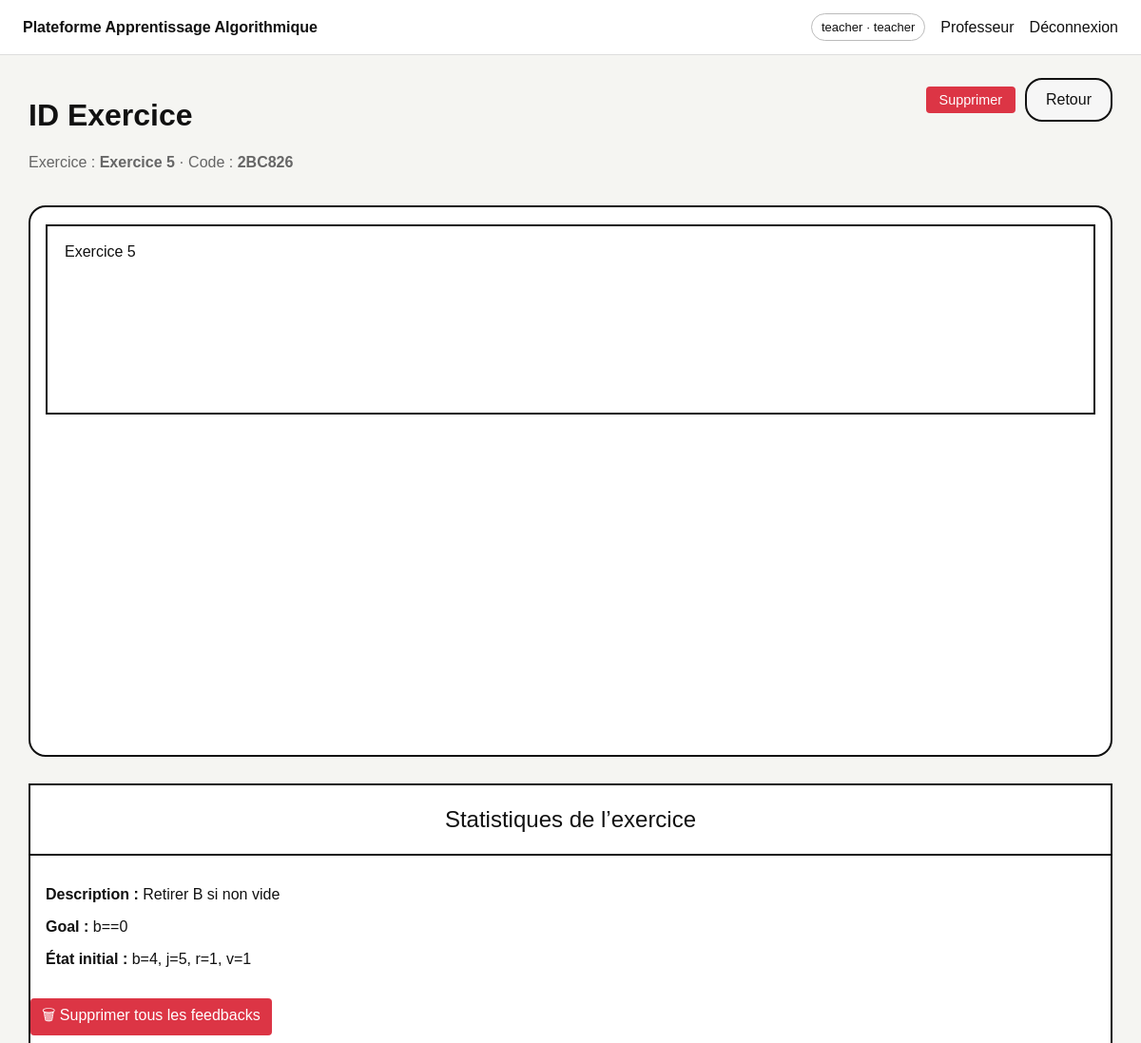
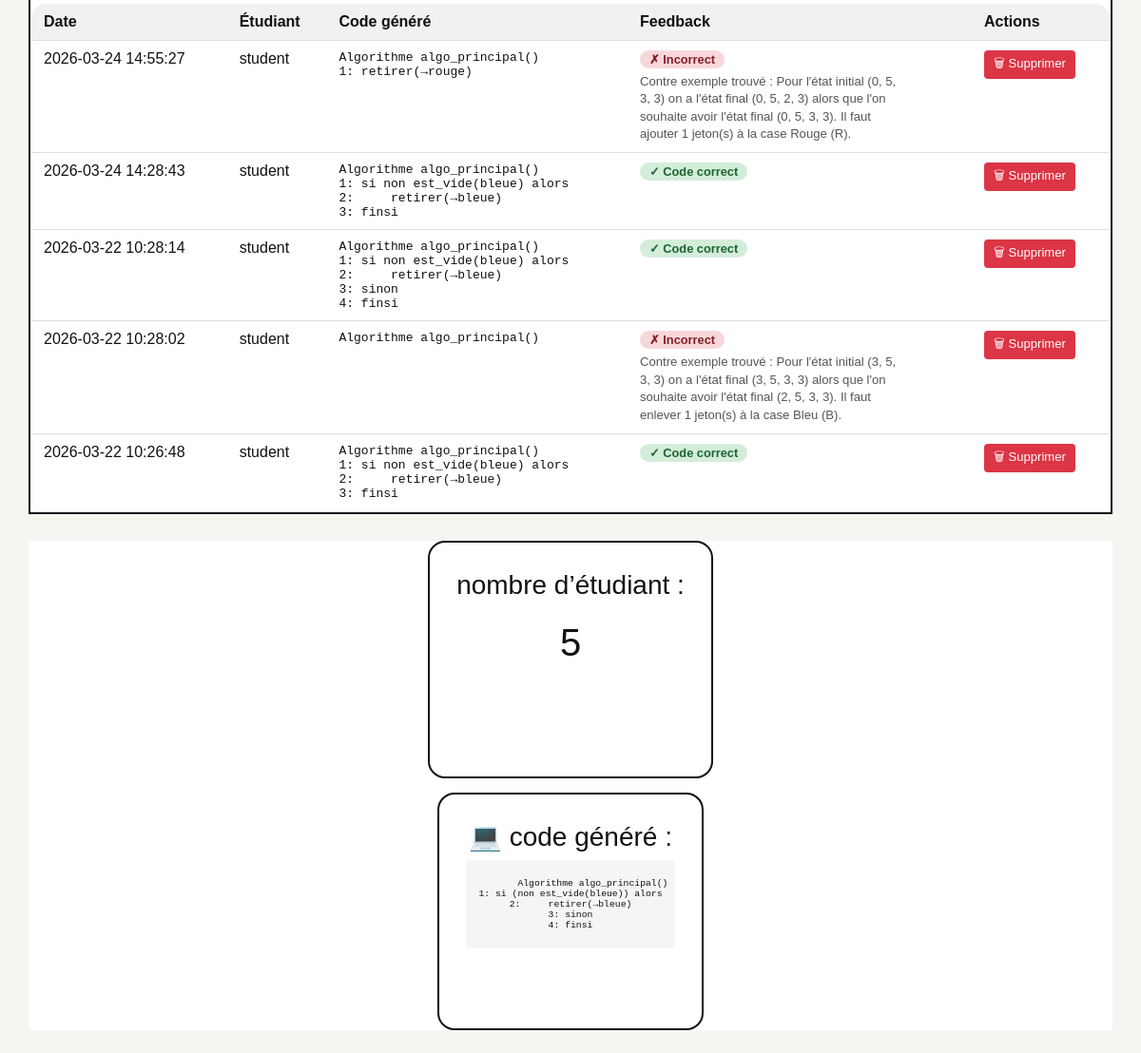
Before: /teacher/session/5 (signed in) with the older database file (2 pictures, top to bottom).
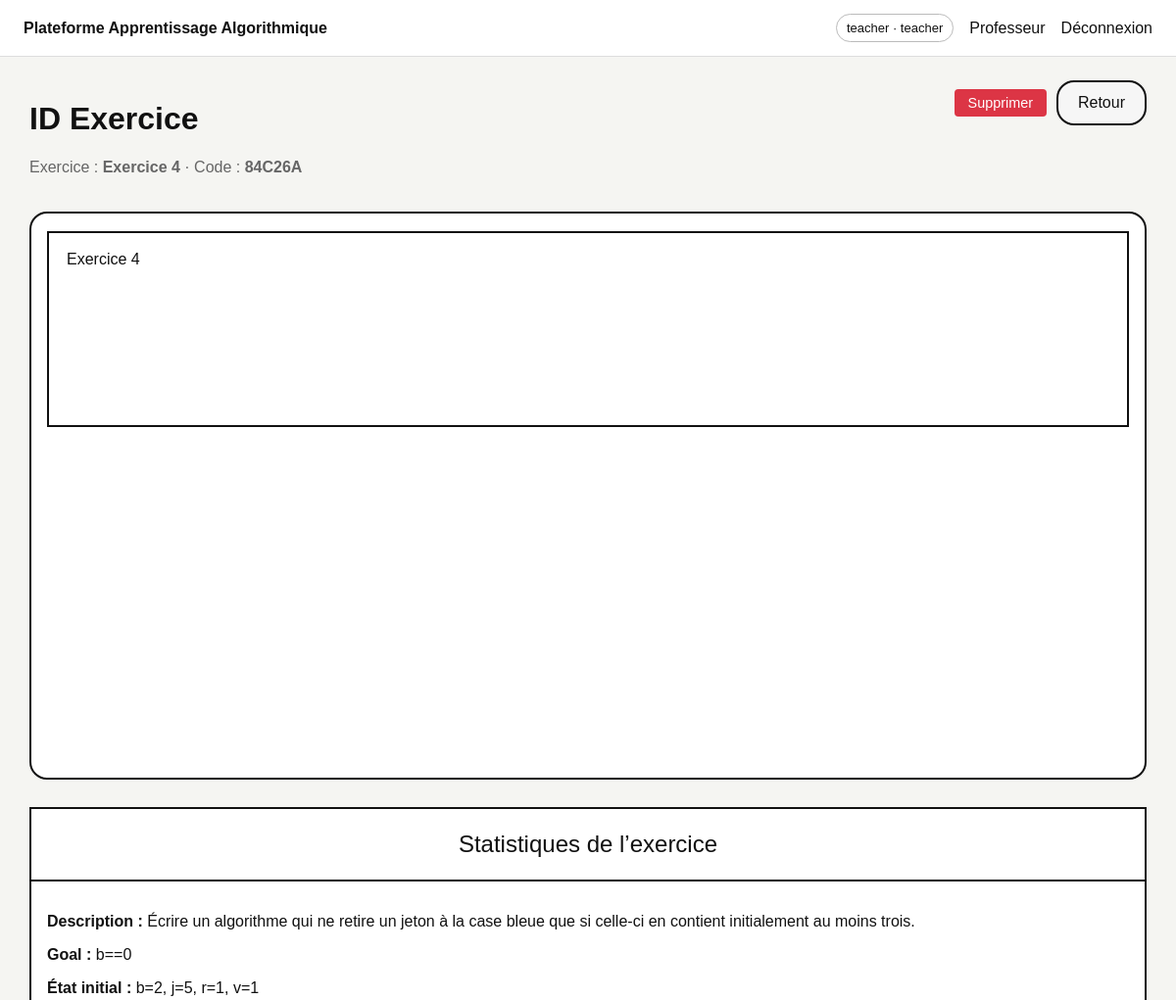
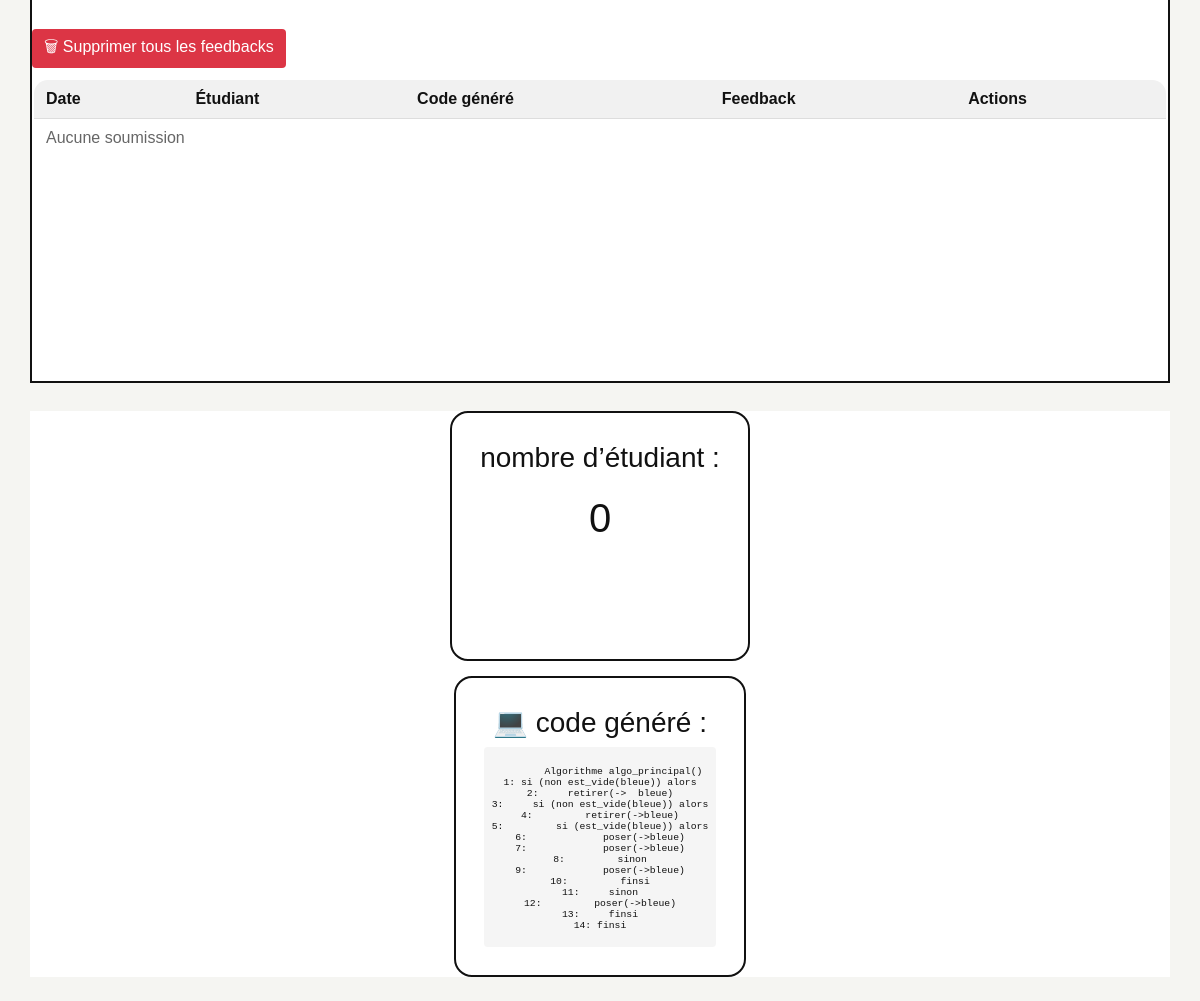
After: the same page with the newer database file (2 pictures, top to bottom).
### tables this page shows
CREATE TABLE exercises (
        id INTEGER PRIMARY KEY AUTOINCREMENT,
        title TEXT NOT NULL,
        description TEXT NOT NULL,
        init_b INTEGER NOT NULL,
        init_j INTEGER NOT NULL,
        init_r INTEGER NOT NULL,
        init_v INTEGER NOT NULL,
        goal_condition TEXT NOT NULL,
        max_steps INTEGER NOT NULL DEFAULT 30,
        problem_json TEXT NOT NULL,
        is_published INTEGER NOT NULL DEFAULT 0,
        session_code TEXT,
        created_by INTEGER,
        created_at DATETIME DEFAULT CURRENT_TIMESTAMP
    );

CREATE TABLE submissions (
        id INTEGER PRIMARY KEY AUTOINCREMENT,
        exercise_id INTEGER NOT NULL,
        student_id INTEGER NOT NULL,
        blocks_json TEXT NOT NULL,
        generated_code TEXT NOT NULL,
        feedback_json TEXT,
        is_correct INTEGER NOT NULL DEFAULT 0,
        created_at DATETIME DEFAULT CURRENT_TIMESTAMP,
        FOREIGN KEY (exercise_id) REFERENCES exercises(id),
        FOREIGN KEY (student_id) REFERENCES users(id)
    );

CREATE TABLE users (
        id INTEGER PRIMARY KEY AUTOINCREMENT,
        username TEXT UNIQUE NOT NULL,
        password TEXT NOT NULL,
        role TEXT NOT NULL CHECK(role IN ('teacher','student'))
    );

### app.py (the view)
@app.route('/teacher/session/<int:exercise_id>')
@login_required('teacher')
def teacher_session(exercise_id):
    ex, _ = get_exercise(exercise_id)
    if not ex:
        return redirect(url_for('teacher_dashboard'))
    db = get_db()
    rows = db.execute('''
        SELECT s.*, u.username FROM submissions s JOIN users u ON u.id=s.student_id WHERE exercise_id=? ORDER BY created_at DESC
    ''', (exercise_id,)).fetchall()
    submissions = []
    for row in rows:
        s = dict(row)
        try:
            s['feedback'] = json.loads(s['feedback_json']) if s['feedback_json'] else {}
        except Exception:
            s['feedback'] = {}
        submissions.append(s)
    problem = json.loads(ex['problem_json'])
    pseudocode = problem.get('pseudocode_reference', '')
    return render_template('teacher_session.html',exercise=ex,submissions=submissions,pseudocode=pseudocode)

### app.py (called while the page is built)
def get_db():
    if 'db' not in g:
        g.db = sqlite3.connect(DB_PATH)
        g.db.row_factory = sqlite3.Row
    return g.db

def login_required(role=None):
    def deco(fn):
        @wraps(fn)
        def wrapper(*args, **kwargs):
            if 'user_id' not in session:
                return redirect(url_for('login'))
            if role and session.get('role') != role:
                return redirect(url_for('index'))
            return fn(*args, **kwargs)
        return wrapper
    return deco

def get_exercise(exercise_id: int):
    db = get_db()
    ex = db.execute('SELECT * FROM exercises WHERE id=?', (exercise_id,)).fetchone()
    rules = db.execute('SELECT * FROM exercise_rules WHERE exercise_id=? ORDER BY position,id', (exercise_id,)).fetchall()
    return ex, rules

### templates/teacher_session.html (shortened to what this page needs)
{% extends 'base.html' %}
{% block content %}
<div class="section-head">
  <div>
    <h1>ID Exercice</h1>
    <p class="muted">Exercice : <b>{{ exercise.title }}</b> · Code : <b>{{ exercise.session_code or 'non publié' }}</b>
    </p>
  </div>
  <div style="display: flex; gap: 10px; align-items: center;">
    <button class="delete-btn" id="deleteExerciseBtn" data-id="{{ exercise.id }}"
      style="color: white; background-color: #dc3545; border: none; padding: 6px 14px; border-radius: 4px; cursor: pointer; font-size: 0.9em;">Supprimer</button>
    <a class="secondary-btn" href="{{ url_for('teacher_dashboard') }}">Retour</a>
  </div>
</div>
<div class="session-layout">
  <aside class="left-list-panel">
    <div class="list-box single-item">{{ exercise.title }}</div>
  </aside>
  <section class="stats-panel">
    <div class="panel-title">Statistiques de l’exercice</div>
    <div class="exercise-meta">
      <p><b>Description :</b> {{ exercise.description }}</p>
      <p><b>Goal :</b> {{ exercise.goal_condition }}</p>
      <p><b>État initial :</b> b={{ exercise.init_b }}, j={{ exercise.init_j }}, r={{ exercise.init_r }}, v={{
        exercise.init_v }}</p>
    </div>
    <button id="delete-all-btn"
      style="background:#dc3545;color:white;border:none;padding:6px 12px;border-radius:4px;cursor:pointer;margin-bottom:10px;">
      🗑 Supprimer tous les feedbacks
    </button>
    <table class="data-table">
      <thead>
        <tr>
          <th>Date</th>
          <th>Étudiant</th>
          <th>Code généré</th>
          <th>Feedback</th>
          <th>Actions</th>
        </tr>
      </thead>
      <tbody>
        {% for s in submissions %}
        <tr id="row-{{ s.id }}">
          <td>{{ s.created_at }}</td>
          <td>{{ s.username }}</td>
          <td>
            <pre class="mini-pre">{{ s.generated_code }}</pre>
          </td>
          <td>
            {% if s.feedback.contre_exemple %}
            <span class="feedback-badge feedback-error">✗ Incorrect</span>
            <div class="feedback-detail">{{ s.feedback.contre_exemple }}</div>
            {% elif s.feedback %}
            <span class="feedback-badge feedback-ok">✓ Code correct</span>
            {% else %}
            <span class="feedback-badge feedback-pending">—</span>
            {% endif %}
          </td>
          <td>
            <button class="delete-submission-btn" data-id="{{ s.id }}"
              style="background:#dc3545;color:white;border:none;padding:4px 10px;border-radius:4px;cursor:pointer;font-size:0.82em;">
              🗑 Supprimer
            </button>
          </td>
        </tr>
        {% else %}
        <tr>
          <td colspan="5" class="muted">Aucune soumission</td>
        </tr>
        {% endfor %}
      </tbody>
    </table>
  </section>
  <aside class="students-panel">
    <div class="students-box">
      <div class="students-label">nombre d’étudiant :</div>
      <div class="students-value">{{ submissions|length }}</div>
    </div>
    <div class="students-box">
      <div class="students-label">💻 code généré :</div>
      <div style="
      background:#f5f5f5;
      padding:8px;
      border-radius:4px;
      margin-top:8px;
      max-height:200px;
      overflow:auto;
      font-family:monospace;
      font-size:0.75em;
      white-space:pre-wrap;
      word-break:break-word;
    ">
        {{ pseudocode }}
      </div>
    </div>
  </aside>
  {% endblock %}

### templates/base.html (shortened to what this page needs)
<!doctype html>
<html lang="fr">
<head>
  <link rel="stylesheet" href="{{ url_for('static', filename='css/style.css') }}">
</head>
<body>
  <header class="topbar">
    <div class="brand">Plateforme Apprentissage Algorithmique</div>
    <nav>
      {% if session.get('user_id') %}
        <span class="user-badge">{{ session.get('username') }} · {{ session.get('role') }}</span>
        {% if session.get('role') == 'teacher' %}
          <a href="{{ url_for('teacher_dashboard') }}">Professeur</a>
        {% else %}
          <a href="{{ url_for('student_dashboard') }}">Étudiant</a>
        {% endif %}
        <a href="{{ url_for('logout') }}">Déconnexion</a>
      {% endif %}
    </nav>
  </header>
  <main class="page-wrap">
    {% block content %}{% endblock %}
  </main>
</body>
</html>

### static/css/style.css (style rules this page uses)
:root { --bg: #f5f5f2; --panel: #ffffff; --border: #111; --muted: #666; --green: #68d05f; --green-dark: #46ad3c; --red: #f56a69; }
* { box-sizing: border-box }
body { margin: 0; font-family: Arial, Helvetica, sans-serif; background: var(--bg); color: #111 }
.topbar { display: flex; justify-content: space-between; align-items: center; padding: 14px 24px; border-bottom: 1px solid #ddd; background: #fff }
.brand { font-weight: 700 }
.topbar nav { display: flex; gap: 16px; align-items: center }
.topbar a { text-decoration: none; color: #111 }
.user-badge { font-size: 13px; padding: 6px 10px; border: 1px solid #bbb; border-radius: 999px }
.page-wrap { padding: 24px 30px }
input, textarea, select, button { font: inherit }
.primary-btn, .secondary-btn { display: inline-flex; align-items: center; justify-content: center; padding: 12px 20px; border: 2px solid #111; border-radius: 18px; text-decoration: none; cursor: pointer; background: #fff; color: #111 }
.secondary-btn { background: #f6f6f6 }
.muted { color: var(--muted) }
.section-head { display: flex; justify-content: space-between; align-items: flex-start; margin-bottom: 20px; gap: 12px }
.data-table { width: 100%; border-collapse: collapse; background: #fff; border: 2px solid #111; border-radius: 16px; overflow: hidden }
.data-table th, .data-table td { padding: 10px 12px; border-bottom: 1px solid #ddd; vertical-align: top }
.data-table th { background: #f1f1f1; text-align: left }
.session-layout { display: grid; grid-template-columns: 280px 1fr 280px; gap: 28px; align-items: start }
.left-list-panel, .stats-panel, .students-panel, .create-main, .preview-panel, .blocks-panel, .workspace-panel, .feedback-panel, .init-box, .rule-card { background: #fff }
.left-list-panel { border: 2px solid #111; border-radius: 18px; padding: 18px 16px; min-height: 580px }
.list-box { border: 2px solid #111; padding: 18px; min-height: 460px; display: flex; flex-direction: column; gap: 18px }
.list-box.single-item { min-height: 200px }
.stats-panel { border: 2px solid #111; border-radius: 0; padding: 0; min-height: 580px }
.panel-title { font-size: 24px; text-align: center; padding: 22px; border-bottom: 2px solid #111 }
.students-panel { display: flex; flex-direction: column; align-items: center; gap: 15px; }
.students-box { border: 2px solid #111; border-radius: 18px; padding: 28px; min-width: 220px; min-height: 250px; text-align: center; background: #fff }
.students-label { font-size: 28px; line-height: 1.2 }
.students-value { font-size: 40px; margin-top: 22px }
.exercise-meta { padding: 16px }
@media (max-width: 1200px) { .teacher-create-layout, .student-layout, .session-layout { grid-template-columns: 1fr } }

Changed rows visible on the page:
removed submissions: created_at "2026-03-24 14:55:27", username "student", generated_code "Algorithme algo_principal() 1: retirer(→rouge)", feedback.contre_exemple "Contre exemple trouvé : Pour l'état initial (0, 5, 3, 3) on a l'état final (0, 5, 2, 3) alors que l'on souhaite avoir l'état final (0, 5, 3, 3). Il faut ajouter 1 jeton(s) à la case Rouge (R)."
removed submissions: created_at "2026-03-24 14:28:43", username "student", generated_code "Algorithme algo_principal() 1: si non est_vide(bleue) alors 2: retirer(→bleue) 3: finsi", shows "✓ Code correct"
removed submissions: created_at "2026-03-22 10:28:14", username "student", generated_code "Algorithme algo_principal() 1: si non est_vide(bleue) alors 2: retirer(→bleue) 3: sinon 4: finsi", shows "✓ Code correct"
removed submissions: created_at "2026-03-22 10:28:02", username "student", generated_code "Algorithme algo_principal()", feedback.contre_exemple "Contre exemple trouvé : Pour l'état initial (3, 5, 3, 3) on a l'état final (3, 5, 3, 3) alors que l'on souhaite avoir l'état final (2, 5, 3, 3). Il faut enlever 1 jeton(s) à la case Bleu (B)."
removed submissions: created_at "2026-03-22 10:26:48", username "student", generated_code "Algorithme algo_principal() 1: si non est_vide(bleue) alors 2: retirer(→bleue) 3: finsi", shows "✓ Code correct"
changed exercises: title "Exercice 5" → "Exercice 4"; session_code "2BC826" → "84C26A"; description "Retirer B si non vide" → "Écrire un algorithme qui ne retire un jeton à la case bleue que si celle-ci en contient initialement au moins trois."; init_b "4" → "2"
Other visible differences:
{{ submissions|length }}: "5" → "0"
{{ pseudocode }}: "Algorithme algo_principal() 1: si (non est_vide(bleue)) alors 2: retirer(→bleue) 3: sinon 4: finsi" → "…(non est_vide(bleue)) alors 2: retirer(-> bleue) 3: si (non est_vide(bleue)) alors 4: retirer(->bleue) 5: si (est_vide(bleue)) alors 6: poser(->bleue) 7: poser(->bleue) 8: sinon 9: poser(->bleue) 10: finsi 11: sinon 12: poser(->bleue) 13: finsi 14: finsi"
text now shown: "Aucune soumission"
